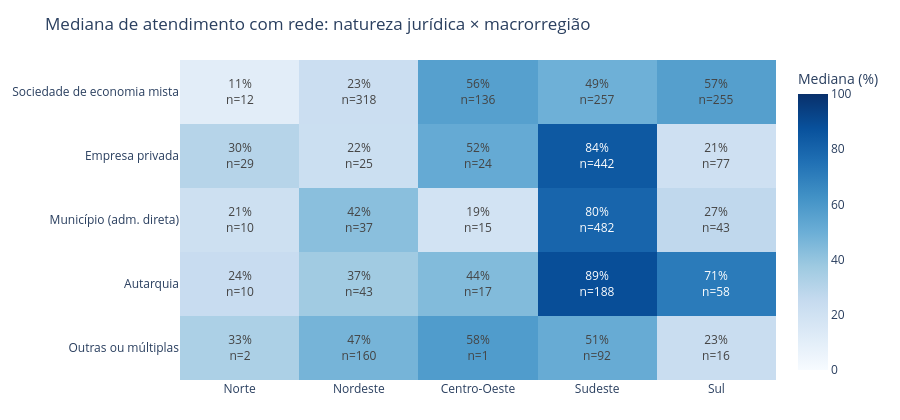

The code cell stored with this chart in its notebook:
### Code cell
med = com.pivot_table(index="natureza_grupo", columns="macrorregiao", values="atend_rede_pop_total", aggfunc="median").loc[principais, ORDEM]
cnt = com.pivot_table(index="natureza_grupo", columns="macrorregiao", values="cod_ibge", aggfunc="size").loc[principais, ORDEM]
fig = go.Figure(go.Heatmap(z=med.values.round(1), x=ORDEM, y=principais, colorscale="Blues", zmin=0, zmax=100,
                           text=[[f"{v:.0f}%<br>n={int(c) if c == c else 0}" for v, c in zip(r, rc)] for r, rc in zip(med.values, cnt.values)],
                           texttemplate="%{text}", colorbar=dict(title="Mediana (%)"),
                           hovertemplate="%{y} · %{x}<br>Mediana: %{z}%<extra></extra>"))
fig.update_layout(template="plotly_white", height=420, title="Mediana de atendimento com rede: natureza jurídica × macrorregião",
                  margin=dict(l=40, r=20, t=60, b=40), yaxis_autorange="reversed")
fig.write_html(ASSETS / "fig5_natureza_x_macro.html", include_plotlyjs="cdn"); fig.show()

### Figure 1 — Plotly figure (JSON) as saved in the notebook; plotly's stock layout.template omitted (floating-point values rounded to 4 significant figures)
{"data": [{"colorbar": {"title": {"text": "Mediana (%)"}}, "colorscale": [[0.0, "rgb(247,251,255)"], [0.125, "rgb(222,235,247)"], [0.25, "rgb(198,219,239)"], [0.375, "rgb(158,202,225)"], [0.5, "rgb(107,174,214)"], [0.625, "rgb(66,146,198)"], [0.75, "rgb(33,113,181)"], [0.875, "rgb(8,81,156)"], [1.0, "rgb(8,48,107)"]], "hovertemplate": "%{y} · %{x}<br>Mediana: %{z}%<extra></extra>", "text": [["11%<br>n=12", "23%<br>n=318", "56%<br>n=136", "49%<br>n=257", "57%<br>n=255"], ["30%<br>n=29", "22%<br>n=25", "52%<br>n=24", "84%<br>n=442", "21%<br>n=77"], ["21%<br>n=10", "42%<br>n=37", "19%<br>n=15", "80%<br>n=482", "27%<br>n=43"], ["24%<br>n=10", "37%<br>n=43", "44%<br>n=17", "89%<br>n=188", "71%<br>n=58"], ["33%<br>n=2", "47%<br>n=160", "58%<br>n=1", "51%<br>n=92", "23%<br>n=16"]], "texttemplate": "%{text}", "type": "heatmap", "x": ["Norte", "Nordeste", "Centro-Oeste", "Sudeste", "Sul"], "y": ["Sociedade de economia mista", "Empresa privada", "Município (adm. direta)", "Autarquia", "Outras ou múltiplas"], "z": [[10.7, 22.5, 56.3, 49.2, 56.8], [30.0, 22.2, 51.9, 84.3, 21.0], [21.1, 42.3, 18.6, 79.6, 27.0], [24.2, 36.7, 44.3, 88.5, 71.1], [33.2, 47.4, 58.1, 51.2, 23.4]], "zmax": 100, "zmin": 0}], "layout": {"height": 420, "margin": {"b": 40, "l": 40, "r": 20, "t": 60}, "title": {"text": "Mediana de atendimento com rede: natureza jurídica × macrorregião"}, "yaxis": {"autorange": "reversed"}}}
